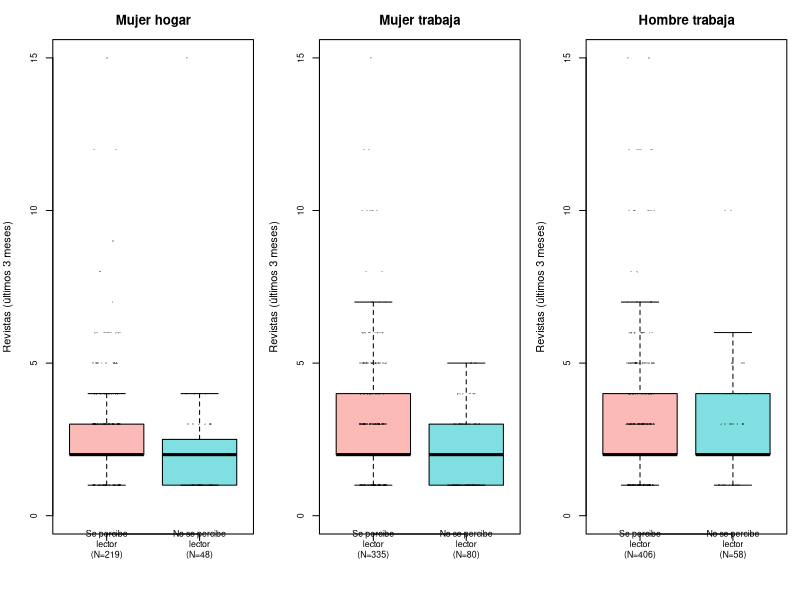
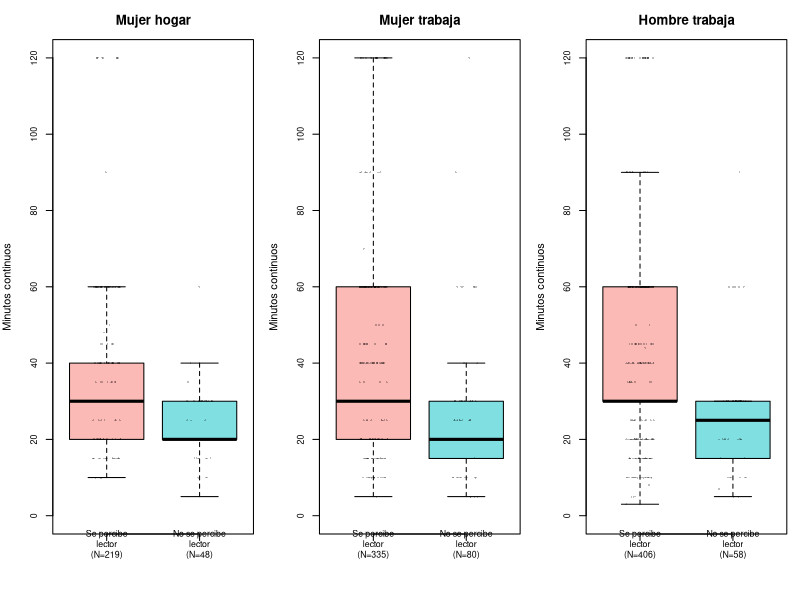
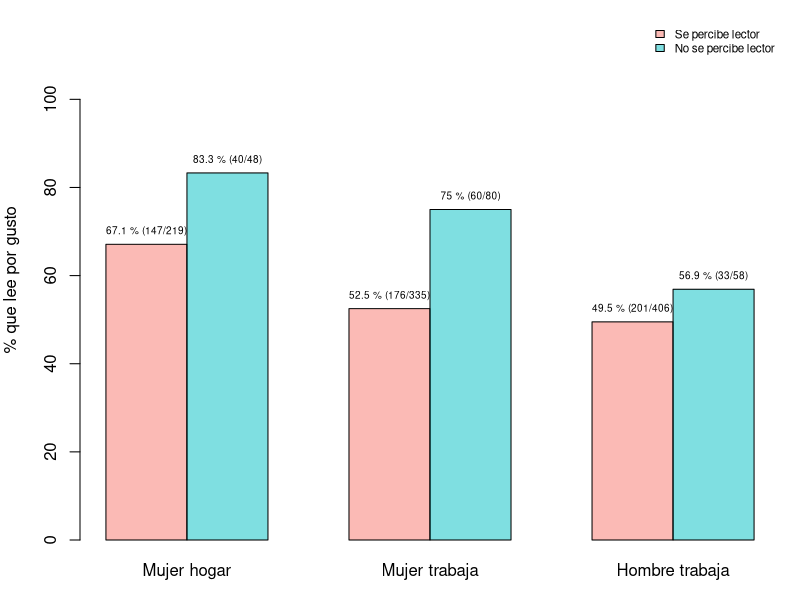
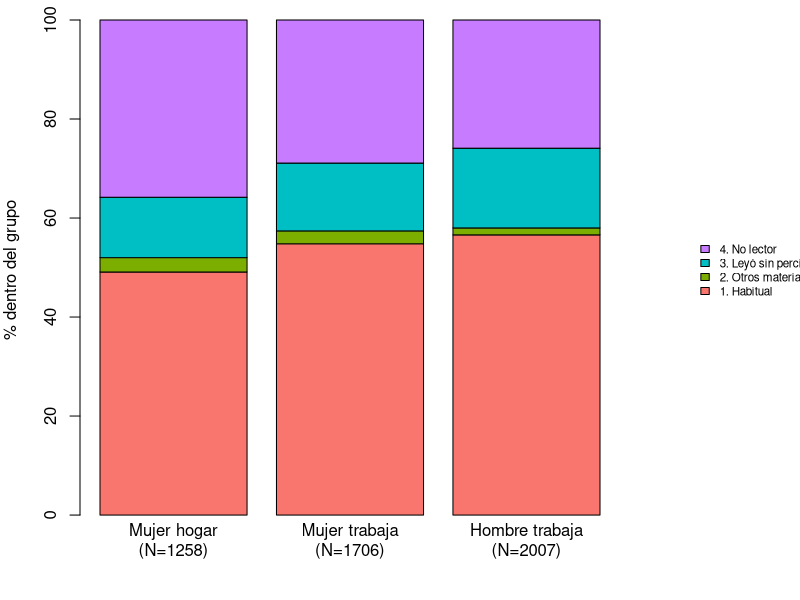
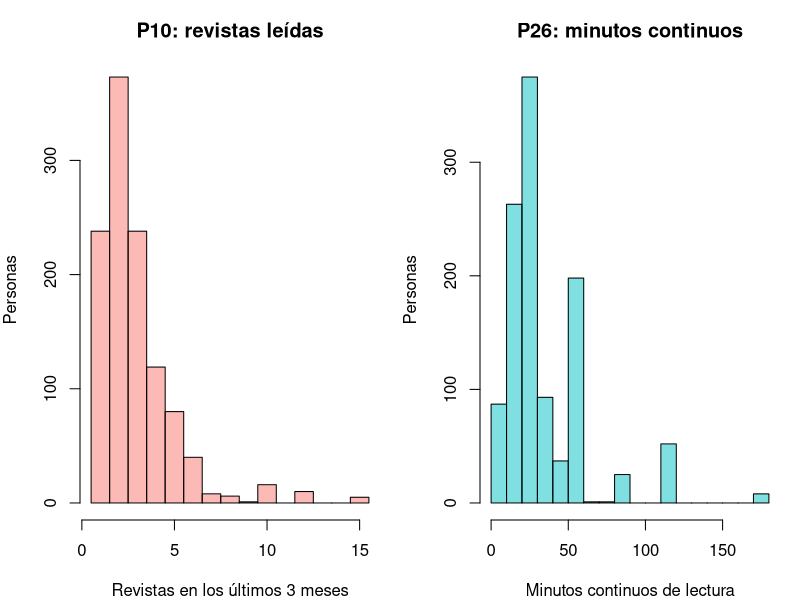

Write R code to recreate these figures, in order.
## ---- chunk 1
knitr::opts_chunk$set(echo = FALSE, warning = FALSE, message = FALSE,
                      fig.width = 7, fig.height = 3, dpi = 120)
options(knitr.kable.NA = "—")
library(knitr)
library(e1071)   # skewness() y kurtosis()

pct = function(a, b) round(100 * a / b, 1)
f   = function(x) sprintf("%.1f", unname(x))                        # un decimal para el texto
si  = function(cond, a, b = "") if (isTRUE(cond)) a else b          # frase condicional para el texto
## ---- chunk 2
# ---- Lectura ----
raw = read.csv("DatosEquipo6_v2.csv")
names(raw) = ifelse(tolower(names(raw)) == "anio", "anio", toupper(names(raw)))
datos = raw
vars6 = c("H_LEC", "SEXO", "COND_ACT", "P10", "P11", "P26")

# ---- Calidad: rangos del diccionario MOLEC ----
rango_dic = list(H_LEC = 1:4, SEXO = 1:2, COND_ACT = 1:10,
                 P10 = 1:25, P11 = 1:6, P26 = 2:360)

# "Vacío" = NA, 0 (blanco por pase) o, en COND_ACT, 99 (no especificado)
vacio = function(v) {
  x = raw[[v]]
  is.na(x) | x == 0 | (v == "COND_ACT" & x == 99)
}

calidad = data.frame(
  Variable = vars6,
  Vacios = sapply(vars6, function(v) sum(vacio(v))),
  Fuera  = sapply(vars6, function(v) sum(!vacio(v) & !(raw[[v]] %in% rango_dic[[v]]))),
  row.names = NULL)

# Los vacíos pasan a NA. Los valores fuera de rango (P10 > 25) NO se eliminan.
for (v in vars6) datos[[v]][vacio(v)] = NA
fuera10 = calidad$Fuera[calidad$Variable == "P10"]

# ---- Etiquetas y grupos ----
motivos = c("Trabajo", "Estudio", "Cultura general / estar al día",
            "Gusto / entretenimiento", "Religión", "Otro")

datos$Sexo_lbl  = factor(datos$SEXO, levels = 1:2, labels = c("Hombre", "Mujer"))
datos$H_LEC_lbl = factor(datos$H_LEC, levels = 1:4,
                         labels = c("1. Habitual", "2. Otros materiales",
                                    "3. Leyó sin percibirse lector", "4. No lector"))
# Autopercepción (solo H_LEC = 1 y 3 entran a la comparación de revistas)
datos$Aut = factor(ifelse(datos$H_LEC == 1, "Se percibe lector",
                   ifelse(datos$H_LEC == 3, "No se percibe lector", NA)),
                   levels = c("Se percibe lector", "No se percibe lector"))

# COND_ACT: 7 = quehaceres del hogar; 1-3 = trabaja. Estudiantes, jubilados y otras condiciones no se comparan.
datos$Grupo = ifelse(datos$SEXO %in% 2 & datos$COND_ACT %in% 7, "Mujer hogar",
              ifelse(datos$SEXO %in% 2 & datos$COND_ACT %in% 1:3, "Mujer trabaja",
              ifelse(datos$SEXO %in% 1 & datos$COND_ACT %in% 1:3, "Hombre trabaja", NA)))
# El orden de los niveles fija el orden de los grupos en TODAS las tablas y gráficas
datos$Grupo = factor(datos$Grupo, levels = c("Mujer hogar", "Mujer trabaja", "Hombre trabaja"))

datos$Cond_lbl = cut(datos$COND_ACT, breaks = c(0, 3, 5, 6, 7, 8, 10),
                     labels = c("Trabaja o tiene trabajo (01-03)", "Busca o espera trabajo (04-05)",
                                "Estudiante (06)", "Quehaceres del hogar (07)",
                                "Jubilado o pensionado (08)", "Incapacitado u otra situación (09-10)"))

# ---- Universos ----
V = subset(datos, !is.na(H_LEC))                              # H_LEC válido
U = subset(V, !is.na(Grupo))                                  # tres grupos de comparación
L = subset(U, H_LEC %in% c(1, 3) & !is.na(P10))               # lectores de revistas
H = subset(V, SEXO == 1 & COND_ACT == 7)                      # hombres del hogar (solo casos)
stopifnot(!anyNA(L$P11), !anyNA(L$P26))                       # P10, P11 y P26 coinciden en N

n_est   = sum(V$COND_ACT %in% 6)                              # estudiantes
n_jub   = sum(V$COND_ACT %in% 8)                              # jubilados
n_otras = sum(!is.na(V$SEXO) & V$COND_ACT %in% c(4:6, 8:10))  # otras condiciones (no se comparan)

# ---- Base preparada ----
write.csv(U[, c("anio", "H_LEC", "SEXO", "COND_ACT", "Grupo", "P10", "P11", "P26")],
          "DatosEquipo6_base_limpia.csv", row.names = FALSE)
## ---- chunk 3
# Aviso por base pequeña (N < 30) o celda pequeña (n < 5); la columna solo aparece si hay avisos
marcar = function(df, min_n = 30, min_cel = 5) {
  aviso = rep("", nrow(df))
  if ("N" %in% names(df)) aviso[df$N < min_n] = "N<30: no interpretar"
  if ("n" %in% names(df)) aviso[aviso == "" & df$n < min_cel] = "n<5: poco estable"
  if (any(aviso != "")) df$Aviso = aviso
  df
}

# Medidas de una variable numérica por grupo y autopercepción
resumen_num = function(df, var) {
  r = aggregate(df[[var]], by = list(Grupo = df$Grupo, Aut = df$Aut),
                FUN = function(x) c(N = length(x), Media = mean(x), DE = sd(x), Min = min(x),
                                    Q1 = quantile(x, .25, names = FALSE), Mediana = median(x),
                                    Q3 = quantile(x, .75, names = FALSE), Max = max(x)))
  r = do.call(data.frame, r)
  r = r[order(r$Grupo, r$Aut), ]
  names(r) = c("Grupo", "Autopercepción", "N", "Media", "DE", "Mín", "Q1", "Mediana", "Q3", "Máx")
  r$Media = round(r$Media, 1)
  r$DE = round(r$DE, 1)
  rownames(r) = NULL
  r
}

# Se percibe lector menos no se percibe lector, por grupo
contraste = function(res) {
  a = res[res[[2]] == "Se percibe lector", ]
  b = res[res[[2]] == "No se percibe lector", ]
  data.frame(Grupo = a$Grupo, N_se_percibe = a$N, N_no_se_percibe = b$N,
             Dif_media = round(a$Media - b$Media, 1), Dif_Q1 = a$Q1 - b$Q1,
             Dif_mediana = a$Mediana - b$Mediana, Dif_Q3 = a$Q3 - b$Q3, row.names = NULL)
}

# Diagramas de caja por autopercepción, un panel por grupo (en el orden de los niveles de Grupo)
graf_caja = function(df, var, ylab, ymax) {
  op = par(mfrow = c(1, 3), mar = c(5, 4, 3, 1))
  for (g in levels(df$Grupo)) {
    d = df[df$Grupo == g, ]
    nom = paste0(c("Se percibe\nlector", "No se percibe\nlector"), "\n(N=", as.vector(table(d$Aut)), ")")
    boxplot(d[[var]] ~ d$Aut, names = nom, ylim = c(0, ymax), outline = FALSE,
            col = c("#F8766D80", "#00BFC480"), main = g, xlab = "", ylab = ylab, cex.axis = 0.8)
    stripchart(d[[var]] ~ d$Aut, vertical = TRUE, method = "jitter", jitter = 0.15,
               pch = 16, cex = 0.4, col = rgb(0, 0, 0, 0.25), add = TRUE)
  }
  par(op)
}

# Medidas de una variable numérica (descripción individual)
desc_num = function(x) c(N = length(x), Media = mean(x), Mediana = median(x), DE = sd(x),
                         CV = 100 * sd(x) / mean(x),
                         Q1 = quantile(x, .25, names = FALSE), Q3 = quantile(x, .75, names = FALSE),
                         Min = min(x), Max = max(x), Sesgo = skewness(x), Curtosis = kurtosis(x))
## ---- chunk 4
tab_num = rbind(desc_num(L$P10), desc_num(L$P26))
rownames(tab_num) = c("P10: revistas (3 meses)", "P26: minutos continuos")
kable(round(tab_num, 1), caption = "Tabla 1. Medidas descriptivas de P10 y P26 en lectores de revistas")
s10 = round(tab_num[1, ], 1)
s26 = round(tab_num[2, ], 1)
## ---- chunk 5
fh = table(V$H_LEC_lbl)
fp = table(factor(L$P11, levels = 1:6, labels = motivos))
ph = pct(as.vector(fh), sum(fh))
pp = pct(as.vector(fp), sum(fp))
t3 = rbind(
  data.frame(Variable = paste0("H_LEC (N=", nrow(V), ")"), Categoría = names(fh),
             n = as.vector(fh), "%" = ph, check.names = FALSE),
  data.frame(Variable = paste0("P11 (N=", nrow(L), ")"), Categoría = names(fp),
             n = as.vector(fp), "%" = pp, check.names = FALSE))
## ---- chunk 6
tb = table(U$Grupo, U$H_LEC_lbl)
pc = round(100 * prop.table(tb, 1), 1)
t4 = data.frame(Grupo = rownames(tb), N = as.vector(rowSums(tb)),
                as.data.frame.matrix(pc), check.names = FALSE, row.names = NULL)
names(t4)[3:6] = c("1 Habitual", "2 Otros", "3 Leyó sin percibirse lector", "4 No lector")
t4[["% con H_LEC 3 entre quienes no acostumbran leer"]] = pct(tb[, 3], tb[, 3] + tb[, 4])
kable(marcar(t4), caption = "Tabla 2. Condición lectora (H_LEC) dentro de cada grupo, en % (cada fila suma 100 % en las cuatro categorías)")

hab = pc[, 1]; sper = pc[, 3]; nol = pc[, 4]
pr = t4[[ncol(t4)]]

A = subset(U, H_LEC %in% c(1, 3))
cob = do.call(rbind, lapply(levels(A$Grupo), function(g) do.call(rbind, lapply(levels(A$Aut), function(a) {
  d = A[A$Grupo == g & A$Aut == a, ]
  data.frame(Grupo = g, Autopercepción = a, N = nrow(d), "Leyeron revistas" = sum(!is.na(d$P10)),
             "%" = pct(sum(!is.na(d$P10)), nrow(d)), check.names = FALSE)
}))))
cp = cob[["%"]]
## ---- chunk 7
res10 = resumen_num(L, "P10")
kable(marcar(res10), caption = "Tabla 3. Número de revistas leídas (P10) por grupo y autopercepción")
graf_caja(L, "P10", "Revistas (últimos 3 meses)", 15)

lec = c(1, 3, 5); nlec = c(2, 4, 6)
dm10 = res10$Mediana[lec] - res10$Mediana[nlec]
dx10 = round(res10$Media[lec] - res10$Media[nlec], 1)
p10_parecido = all(abs(dm10) <= 1)
## ---- chunk 8
res26 = resumen_num(L, "P26")
kable(marcar(res26), caption = "Tabla 4. Minutos continuos de lectura (P26) por grupo y autopercepción (cualquier material)")
graf_caja(L, "P26", "Minutos continuos", 120)

dm26 = res26$Mediana[lec] - res26$Mediana[nlec]
dx26 = round(res26$Media[lec] - res26$Media[nlec], 1)
p26_lec_mayor = all(res26$Media[lec] > res26$Media[nlec])
hogar_corta = res26$Media[1] < min(res26$Media[c(3, 5)]) & res26$Q3[1] <= min(res26$Q3[c(3, 5)])
## ---- chunk 9
Q3 = do.call(rbind, lapply(levels(L$Grupo), function(g) do.call(rbind, lapply(levels(L$Aut), function(a) {
  d = L[L$Grupo == g & L$Aut == a, ]
  data.frame(Grupo = g, Autopercepción = a, N = nrow(d),
             "Gusto (n)" = sum(d$P11 == 4),
             "Gusto (%)" = pct(sum(d$P11 == 4), nrow(d)),
             "Otros motivos (%)" = pct(sum(d$P11 != 4), nrow(d)), check.names = FALSE)
}))))
kable(marcar(Q3), caption = "Tabla 5. Motivo principal de lectura de revistas (gusto o entretenimiento frente a otros motivos), por grupo y autopercepción")

m  = matrix(Q3[["Gusto (%)"]], nrow = 2)
nm = matrix(Q3[["Gusto (n)"]], nrow = 2)
Nm = matrix(Q3[["N"]], nrow = 2)
op = par(mar = c(3, 4, 1, 1))
bp = barplot(m, beside = TRUE, names.arg = levels(L$Grupo), col = c("#F8766D80", "#00BFC480"),
             ylim = c(0, 118), ylab = "% que lee por gusto",
             legend.text = levels(L$Aut), args.legend = list(x = "topright", cex = 0.7, bty = "n"))
text(bp, m, labels = paste0(m, " % (", nm, "/", Nm, ")"), pos = 3, cex = 0.6)
par(op)

gusto = Q3[["Gusto (%)"]]
dg = round(gusto[nlec] - gusto[lec], 1)
p11_dir = all(dg > 0)
hogar_gusto = gusto[1] > max(gusto[c(3, 5)])
## ---- chunk 10
tab_var = data.frame(
  Variable = vars6,
  Descripción = c("Condición lectora construida por INEGI",
                  "Sexo (preg. 8)", "Condición de actividad la semana pasada (preg. 15)",
                  "Revistas leídas en tres meses (preg. 10)",
                  "Motivo principal de lectura de revistas (preg. 11)",
                  "Minutos continuos de lectura de algún material (preg. 26)"),
  Tipo = c("Cat. nominal", "Cat. nominal", "Cat. nominal",
           "Num. discreta", "Cat. nominal", "Num. continua"),
  "Unidad o categorías" = c("1 Habitual; 2 Otros materiales; 3 Leyó sin acostumbrar; 4 No lector",
                            "1 Hombre; 2 Mujer",
                            "01-03 trabaja; 04-05 busca trabajo; 06 estudia; 07 hogar; 08 jubilado; 09-10 otra; 99 no especificado",
                            "Revistas (diccionario: 1 a 25)",
                            "1 Trabajo; 2 Estudio; 3 Cultura general; 4 Gusto; 5 Religión; 6 Otro",
                            "Minutos (diccionario: 2 a 360)"),
  "Falt. (n)" = calidad$Vacios,
  "Falt. (%)" = pct(calidad$Vacios, nrow(raw)),
  "Fuera rango (n)" = calidad$Fuera,
  check.names = FALSE)
cap_a1 = "Tabla A1. Variables seleccionadas y calidad de los datos (sobre todos los registros; en P10, P11 y P26 el vacío es un pase de pregunta)"
if (knitr::is_latex_output()) {
  # En PDF se fijan anchos de columna para que el texto largo se acomode
  kable(tab_var, format = "latex", booktabs = TRUE, caption = cap_a1, position = "H",
        align = c("p{1.8cm}", "p{3.4cm}", "p{1.8cm}", "p{4.2cm}", "r", "r", "r"))
} else {
  kable(tab_var, caption = cap_a1)
}
## ---- chunk 11
tn = table(V$Cond_lbl, V$Sexo_lbl)
tc = data.frame(Condición = rownames(tn),
                Hombres = as.vector(tn[, "Hombre"]), "% hombres" = pct(as.vector(tn[, "Hombre"]), sum(tn[, "Hombre"])),
                Mujeres = as.vector(tn[, "Mujer"]), "% mujeres" = pct(as.vector(tn[, "Mujer"]), sum(tn[, "Mujer"])),
                check.names = FALSE)
kable(tc, caption = "Tabla A2. Composición por SEXO y COND_ACT (personas con H_LEC válido)")
## ---- chunk 12
con = rbind(data.frame(Variable = "P10", contraste(res10)), data.frame(Variable = "P26", contraste(res26)))
kable(con, caption = "Tabla A3. Diferencias entre quienes se perciben lectores y quienes no (se percibe menos no se percibe), por grupo")
## ---- chunk 13
d6 = do.call(rbind, lapply(levels(L$Grupo), function(g) do.call(rbind, lapply(levels(L$Aut), function(a) {
  d = L[L$Grupo == g & L$Aut == a, ]
  tt = as.vector(table(factor(d$P11, levels = 1:6)))
  cel = paste0(tt, " (", pct(tt, nrow(d)), ")")
  data.frame(Grupo = g, Autopercepción = a, N = nrow(d), t(setNames(cel, c("Trabajo", "Estudio", "Cultura", "Gusto", "Religión", "Otro"))),
             check.names = FALSE)
}))))
kable(marcar(d6), caption = "Tabla A4. Motivo principal de lectura de revistas (6 categorías), n (%) por grupo y autopercepción")
## ---- chunk 14
est = do.call(rbind, lapply(sort(unique(U$anio)), function(a) {
  u = U[U$anio == a, ]
  l = L[L$anio == a, ]
  data.frame(Año = a, N = nrow(u),
             "% habitual" = pct(sum(u$H_LEC == 1), nrow(u)),
             "% H_LEC 3 entre quienes no acostumbran leer" = pct(sum(u$H_LEC == 3), sum(u$H_LEC %in% 3:4)),
             "Mediana P10 (percibe / no)" = paste(median(l$P10[l$H_LEC == 1]), "/", median(l$P10[l$H_LEC == 3])),
             "Mediana P26 (percibe / no)" = paste(median(l$P26[l$H_LEC == 1]), "/", median(l$P26[l$H_LEC == 3])),
             "% gusto (percibe / no)" = paste(pct(sum(l$P11[l$H_LEC == 1] == 4), sum(l$H_LEC == 1)), "/",
                                              pct(sum(l$P11[l$H_LEC == 3] == 4), sum(l$H_LEC == 3))),
             check.names = FALSE)
}))
kable(est, caption = "Tabla A5. Indicadores principales por año (tres grupos juntos). Los archivos de distintos años no contienen a las mismas personas")
## ---- chunk 15
res10_25 = resumen_num(L[L$P10 <= 25, ], "P10")
kable(marcar(res10_25), caption = "Tabla A6. Sensibilidad: P10 sin los registros por encima de 25 revistas")
## ---- chunk 16
th = table(H$H_LEC_lbl)
kable(data.frame(H_LEC = names(th), n = as.vector(th)), caption = "Tabla A7a. Hombres dedicados al hogar por categoría de H_LEC (casos, sin porcentajes)")
Hc = H[!is.na(H$P10), c("anio", "H_LEC_lbl", "P10", "P11", "P26")]
Hc$P11 = factor(Hc$P11, levels = 1:6, labels = motivos)
names(Hc) = c("Año", "H_LEC", "P10", "Motivo (P11)", "P26")
kable(Hc, row.names = FALSE, caption = "Tabla A7b. Hombres dedicados al hogar que leyeron revistas (casos individuales)")
## ---- chunk 17
flujo = data.frame(
  Concepto = c("Registros en la base (2022-2024)",
               "Sin categoría válida de H_LEC (blanco por pase)",
               "Con H_LEC válido",
               "   Hombres dedicados al hogar (solo casos, Anexo A7)",
               "   Estudiantes, jubilados, personas que buscan trabajo y otras condiciones (no se comparan)",
               "   Sin SEXO o COND_ACT especificado",
               "Universo del análisis (tres grupos)",
               "Lectores de revistas con H_LEC = 1 o 3 (P10 con valor)"),
  n = c(nrow(datos), sum(is.na(datos$H_LEC)), nrow(V), nrow(H), n_otras,
        nrow(V) - nrow(U) - nrow(H) - n_otras, nrow(U), nrow(L)))
kable(flujo, caption = "Tabla A8. Registros y universos del análisis")
## ---- chunk 18
kable(t3, caption = "Tabla A9. Distribución de frecuencias de H_LEC (personas con H_LEC válido) y de P11 (lectores de revistas)")
## ---- chunk 19
kable(marcar(cob), caption = "Tabla A10. Personas que leyeron revistas en los últimos tres meses, por grupo y autopercepción")
## ---- chunk 20
op = par(mar = c(4, 4, 1, 9))
barplot(t(pc), col = c("#F8766D", "#7CAE00", "#00BFC4", "#C77CFF"), ylab = "% dentro del grupo",
        names.arg = paste0(rownames(tb), "\n(N=", rowSums(tb), ")"),
        legend.text = colnames(pc), args.legend = list(x = "right", inset = c(-0.45, 0), xpd = NA, bty = "n", cex = 0.7))
par(op)
## ---- chunk 21
op = par(mfrow = c(1, 2), mar = c(4, 4, 3, 1))
hist(L$P10[L$P10 <= 15], breaks = seq(0.5, 15.5, 1), col = "#F8766D80",
     main = "P10: revistas leídas", xlab = "Revistas en los últimos 3 meses", ylab = "Personas")
hist(L$P26[L$P26 <= 180], breaks = seq(0, 180, 10), col = "#00BFC480",
     main = "P26: minutos continuos", xlab = "Minutos continuos de lectura", ylab = "Personas")
par(op)
